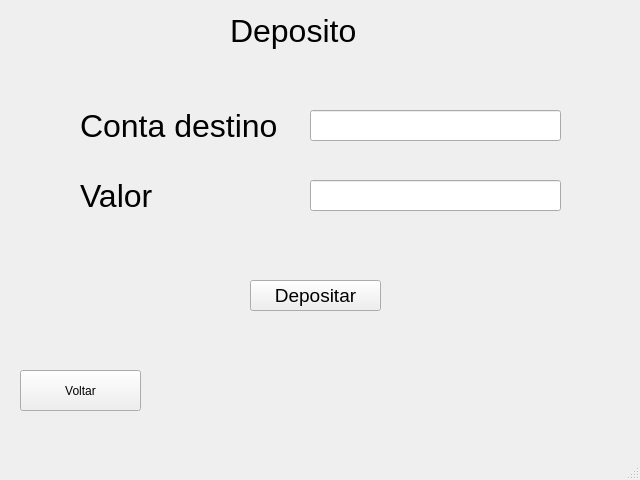
<?xml version="1.0" encoding="UTF-8"?>
<ui version="4.0">
 <class>MainWindow</class>
 <widget class="QMainWindow" name="MainWindow">
  <property name="geometry">
   <rect>
    <x>0</x>
    <y>0</y>
    <width>640</width>
    <height>480</height>
   </rect>
  </property>
  <property name="windowTitle">
   <string>MainWindow</string>
  </property>
  <widget class="QWidget" name="centralwidget">
   <widget class="QLabel" name="label">
    <property name="geometry">
     <rect>
      <x>230</x>
      <y>10</y>
      <width>181</width>
      <height>41</height>
     </rect>
    </property>
    <property name="font">
     <font>
      <pointsize>24</pointsize>
     </font>
    </property>
    <property name="text">
     <string>Deposito</string>
    </property>
   </widget>
   <widget class="QPushButton" name="pushButton">
    <property name="geometry">
     <rect>
      <x>250</x>
      <y>280</y>
      <width>131</width>
      <height>31</height>
     </rect>
    </property>
    <property name="font">
     <font>
      <pointsize>14</pointsize>
     </font>
    </property>
    <property name="text">
     <string>Depositar</string>
    </property>
   </widget>
   <widget class="QLineEdit" name="lineEdit_2">
    <property name="geometry">
     <rect>
      <x>310</x>
      <y>180</y>
      <width>251</width>
      <height>31</height>
     </rect>
    </property>
   </widget>
   <widget class="QLineEdit" name="lineEdit">
    <property name="geometry">
     <rect>
      <x>310</x>
      <y>110</y>
      <width>251</width>
      <height>31</height>
     </rect>
    </property>
   </widget>
   <widget class="QLabel" name="label_2">
    <property name="geometry">
     <rect>
      <x>80</x>
      <y>110</y>
      <width>201</width>
      <height>31</height>
     </rect>
    </property>
    <property name="font">
     <font>
      <pointsize>24</pointsize>
     </font>
    </property>
    <property name="text">
     <string>Conta destino</string>
    </property>
   </widget>
   <widget class="QLabel" name="label_3">
    <property name="geometry">
     <rect>
      <x>80</x>
      <y>180</y>
      <width>201</width>
      <height>31</height>
     </rect>
    </property>
    <property name="font">
     <font>
      <pointsize>24</pointsize>
     </font>
    </property>
    <property name="text">
     <string>Valor</string>
    </property>
   </widget>
   <widget class="QPushButton" name="pushButton_2">
    <property name="geometry">
     <rect>
      <x>20</x>
      <y>370</y>
      <width>121</width>
      <height>41</height>
     </rect>
    </property>
    <property name="text">
     <string>Voltar</string>
    </property>
   </widget>
  </widget>
  <widget class="QMenuBar" name="menubar">
   <property name="geometry">
    <rect>
     <x>0</x>
     <y>0</y>
     <width>640</width>
     <height>22</height>
    </rect>
   </property>
  </widget>
  <widget class="QStatusBar" name="statusbar"/>
 </widget>
 <resources/>
 <connections/>
</ui>
